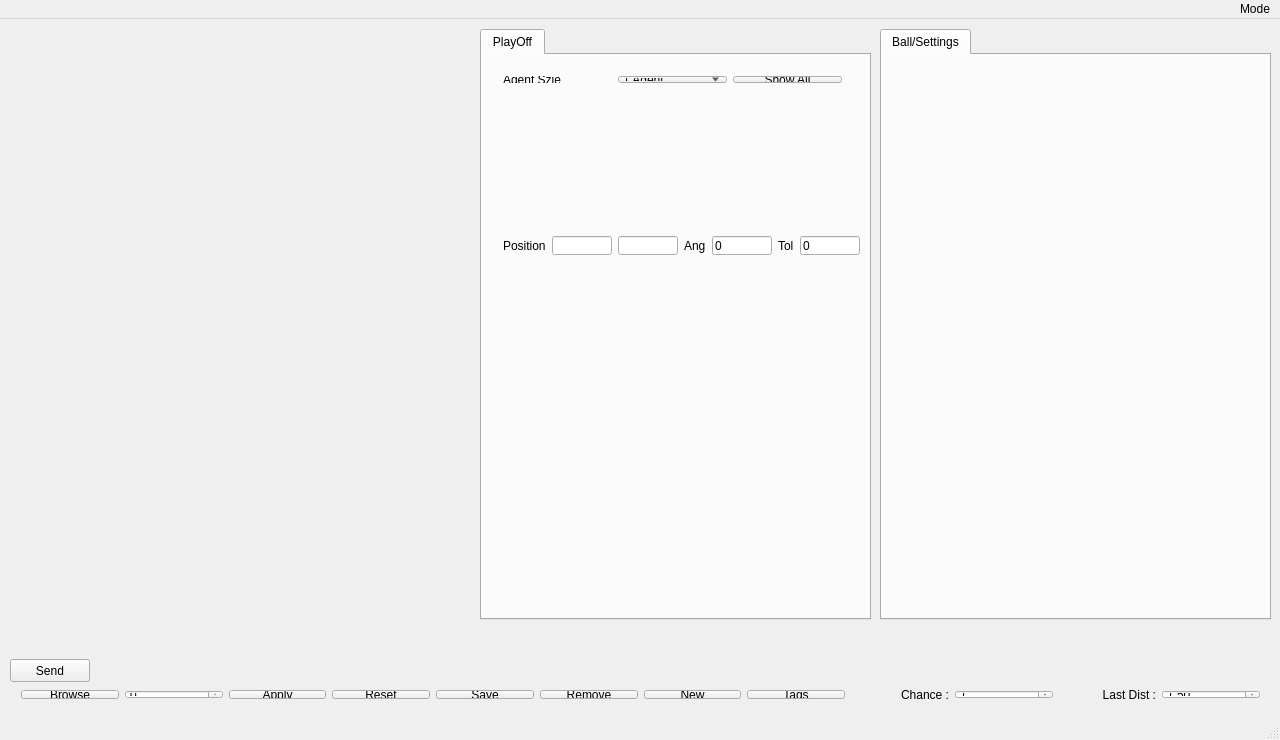
<?xml version="1.0" encoding="UTF-8"?>
<ui version="4.0">
 <class>MainWindow</class>
 <widget class="QMainWindow" name="MainWindow">
  <property name="geometry">
   <rect>
    <x>0</x>
    <y>0</y>
    <width>1280</width>
    <height>740</height>
   </rect>
  </property>
  <property name="minimumSize">
   <size>
    <width>1280</width>
    <height>740</height>
   </size>
  </property>
  <property name="maximumSize">
   <size>
    <width>1280</width>
    <height>740</height>
   </size>
  </property>
  <property name="baseSize">
   <size>
    <width>1280</width>
    <height>740</height>
   </size>
  </property>
  <property name="windowTitle">
   <string>MainWindow</string>
  </property>
  <widget class="QWidget" name="centralWidget">
   <widget class="QLabel" name="field">
    <property name="geometry">
     <rect>
      <x>10</x>
      <y>10</y>
      <width>341</width>
      <height>711</height>
     </rect>
    </property>
    <property name="text">
     <string/>
    </property>
   </widget>
   <widget class="QTabWidget" name="tabWidget">
    <property name="geometry">
     <rect>
      <x>880</x>
      <y>10</y>
      <width>391</width>
      <height>591</height>
     </rect>
    </property>
    <property name="focusPolicy">
     <enum>Qt::NoFocus</enum>
    </property>
    <property name="layoutDirection">
     <enum>Qt::LeftToRight</enum>
    </property>
    <property name="currentIndex">
     <number>0</number>
    </property>
    <widget class="QWidget" name="tab">
     <attribute name="title">
      <string>Ball/Settings</string>
     </attribute>
    </widget>
   </widget>
   <widget class="QLabel" name="ballLabel">
    <property name="geometry">
     <rect>
      <x>1160</x>
      <y>616</y>
      <width>67</width>
      <height>41</height>
     </rect>
    </property>
    <property name="text">
     <string/>
    </property>
   </widget>
   <widget class="QTabWidget" name="POtabWidget">
    <property name="geometry">
     <rect>
      <x>480</x>
      <y>10</y>
      <width>391</width>
      <height>591</height>
     </rect>
    </property>
    <property name="focusPolicy">
     <enum>Qt::NoFocus</enum>
    </property>
    <property name="currentIndex">
     <number>0</number>
    </property>
    <widget class="QWidget" name="tab_7">
     <attribute name="title">
      <string>PlayOff</string>
     </attribute>
     <widget class="QWidget" name="layoutWidget">
      <property name="geometry">
       <rect>
        <x>10</x>
        <y>10</y>
        <width>361</width>
        <height>29</height>
       </rect>
      </property>
      <layout class="QHBoxLayout" name="horizontalLayout">
       <item>
        <widget class="QLabel" name="label_2">
         <property name="text">
          <string>Agent Szie</string>
         </property>
        </widget>
       </item>
       <item>
        <widget class="QComboBox" name="comboBox_2">
         <item>
          <property name="text">
           <string>1 Agent</string>
          </property>
         </item>
         <item>
          <property name="text">
           <string>2 Agent</string>
          </property>
         </item>
         <item>
          <property name="text">
           <string>3 Agent</string>
          </property>
         </item>
         <item>
          <property name="text">
           <string>4 Agent</string>
          </property>
         </item>
         <item>
          <property name="text">
           <string>5 Agent</string>
          </property>
         </item>
         <item>
          <property name="text">
           <string>6 Agent</string>
          </property>
         </item>
        </widget>
       </item>
       <item>
        <widget class="QPushButton" name="POBtn">
         <property name="text">
          <string>Show All</string>
         </property>
        </widget>
       </item>
      </layout>
     </widget>
     <widget class="QWidget" name="layoutWidget">
      <property name="geometry">
       <rect>
        <x>10</x>
        <y>170</y>
        <width>379</width>
        <height>41</height>
       </rect>
      </property>
      <layout class="QHBoxLayout" name="horizontalLayout_2">
       <item>
        <widget class="QLabel" name="label">
         <property name="text">
          <string>Position</string>
         </property>
        </widget>
       </item>
       <item>
        <widget class="QLineEdit" name="POTBPosX"/>
       </item>
       <item>
        <widget class="QLineEdit" name="POTBPosY"/>
       </item>
       <item>
        <widget class="QLabel" name="label_3">
         <property name="text">
          <string>Ang</string>
         </property>
        </widget>
       </item>
       <item>
        <widget class="QLineEdit" name="POTBPosAng">
         <property name="text">
          <string>0</string>
         </property>
        </widget>
       </item>
       <item>
        <widget class="QLabel" name="label_4">
         <property name="text">
          <string>Tol</string>
         </property>
        </widget>
       </item>
       <item>
        <widget class="QLineEdit" name="POTBPosTol">
         <property name="text">
          <string>0</string>
         </property>
        </widget>
       </item>
      </layout>
     </widget>
    </widget>
   </widget>
   <widget class="QWidget" name="horizontalLayoutWidget">
    <property name="geometry">
     <rect>
      <x>10</x>
      <y>660</y>
      <width>1261</width>
      <height>31</height>
     </rect>
    </property>
    <layout class="QHBoxLayout" name="horizontalLayout_3">
     <item>
      <widget class="QPushButton" name="browseBtn">
       <property name="text">
        <string>Browse</string>
       </property>
      </widget>
     </item>
     <item>
      <widget class="QSpinBox" name="spinBox">
       <property name="focusPolicy">
        <enum>Qt::NoFocus</enum>
       </property>
       <property name="minimum">
        <number>0</number>
       </property>
       <property name="maximum">
        <number>999</number>
       </property>
       <property name="value">
        <number>0</number>
       </property>
      </widget>
     </item>
     <item>
      <widget class="QPushButton" name="addBtn">
       <property name="text">
        <string>Apply</string>
       </property>
      </widget>
     </item>
     <item>
      <widget class="QPushButton" name="resetBtn">
       <property name="text">
        <string>Reset</string>
       </property>
      </widget>
     </item>
     <item>
      <widget class="QPushButton" name="saveBtn">
       <property name="text">
        <string>Save</string>
       </property>
      </widget>
     </item>
     <item>
      <widget class="QPushButton" name="removeBtn">
       <property name="text">
        <string>Remove</string>
       </property>
      </widget>
     </item>
     <item>
      <widget class="QPushButton" name="newBtn">
       <property name="text">
        <string>New</string>
       </property>
      </widget>
     </item>
     <item>
      <widget class="QPushButton" name="tagsBtn">
       <property name="text">
        <string>Tags</string>
       </property>
      </widget>
     </item>
     <item>
      <widget class="QLabel" name="label_5">
       <property name="text">
        <string>Chance :</string>
       </property>
       <property name="alignment">
        <set>Qt::AlignRight|Qt::AlignTrailing|Qt::AlignVCenter</set>
       </property>
      </widget>
     </item>
     <item>
      <widget class="QSpinBox" name="spinBox_2">
       <property name="value">
        <number>1</number>
       </property>
      </widget>
     </item>
     <item>
      <widget class="QLabel" name="label_6">
       <property name="text">
        <string>Last Dist :</string>
       </property>
       <property name="alignment">
        <set>Qt::AlignRight|Qt::AlignTrailing|Qt::AlignVCenter</set>
       </property>
      </widget>
     </item>
     <item>
      <widget class="QDoubleSpinBox" name="doubleSpinBox">
       <property name="singleStep">
        <double>0.100000000000000</double>
       </property>
       <property name="value">
        <double>1.500000000000000</double>
       </property>
      </widget>
     </item>
    </layout>
   </widget>
   <widget class="QPushButton" name="pushButton">
    <property name="geometry">
     <rect>
      <x>10</x>
      <y>640</y>
      <width>80</width>
      <height>23</height>
     </rect>
    </property>
    <property name="text">
     <string>Send</string>
    </property>
   </widget>
  </widget>
  <widget class="QStatusBar" name="statusBar"/>
  <widget class="QMenuBar" name="menuBar">
   <property name="geometry">
    <rect>
     <x>0</x>
     <y>0</y>
     <width>1280</width>
     <height>20</height>
    </rect>
   </property>
   <property name="layoutDirection">
    <enum>Qt::RightToLeft</enum>
   </property>
   <property name="nativeMenuBar">
    <bool>true</bool>
   </property>
   <widget class="QMenu" name="menuMode">
    <property name="contextMenuPolicy">
     <enum>Qt::DefaultContextMenu</enum>
    </property>
    <property name="layoutDirection">
     <enum>Qt::RightToLeft</enum>
    </property>
    <property name="tearOffEnabled">
     <bool>false</bool>
    </property>
    <property name="title">
     <string>Mode</string>
    </property>
    <addaction name="actionPlayOn"/>
    <addaction name="actionPlayOff"/>
   </widget>
   <addaction name="menuMode"/>
  </widget>
  <action name="actionPlayOn">
   <property name="checkable">
    <bool>true</bool>
   </property>
   <property name="text">
    <string>PlayOn</string>
   </property>
   <property name="shortcut">
    <string>Ctrl+N</string>
   </property>
   <property name="priority">
    <enum>QAction::NormalPriority</enum>
   </property>
  </action>
  <action name="actionPlayOff">
   <property name="checkable">
    <bool>true</bool>
   </property>
   <property name="text">
    <string>PlayOff</string>
   </property>
   <property name="shortcut">
    <string>Ctrl+M</string>
   </property>
  </action>
 </widget>
 <layoutdefault spacing="6" margin="11"/>
 <resources/>
 <connections/>
</ui>
